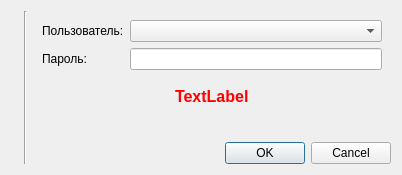
<?xml version="1.0" encoding="UTF-8"?>
<ui version="4.0">
 <class>LoginDialog</class>
 <widget class="QDialog" name="LoginDialog">
  <property name="geometry">
   <rect>
    <x>0</x>
    <y>0</y>
    <width>402</width>
    <height>175</height>
   </rect>
  </property>
  <property name="windowTitle">
   <string>Идентификация пользователя</string>
  </property>
  <layout class="QGridLayout" name="gridLayout">
   <item row="0" column="2" rowspan="4">
    <widget class="Line" name="line">
     <property name="orientation">
      <enum>Qt::Vertical</enum>
     </property>
    </widget>
   </item>
   <item row="0" column="0" rowspan="2" colspan="2">
    <widget class="QLabel" name="loginPict">
     <property name="text">
      <string/>
     </property>
     <property name="pixmap">
      <pixmap resource="resource.qrc">:/Image/Images/login.png</pixmap>
     </property>
    </widget>
   </item>
   <item row="3" column="3">
    <widget class="QDialogButtonBox" name="buttonBox">
     <property name="standardButtons">
      <set>QDialogButtonBox::Cancel|QDialogButtonBox::Ok</set>
     </property>
    </widget>
   </item>
   <item row="0" column="3">
    <widget class="QFrame" name="frame">
     <layout class="QFormLayout" name="formLayout">
      <item row="0" column="0">
       <widget class="QLabel" name="label">
        <property name="text">
         <string>Пользователь:</string>
        </property>
       </widget>
      </item>
      <item row="0" column="1">
       <widget class="QComboBox" name="comboBoxLogin">
        <property name="editable">
         <bool>false</bool>
        </property>
        <property name="currentText">
         <string/>
        </property>
       </widget>
      </item>
      <item row="1" column="0">
       <widget class="QLabel" name="label_2">
        <property name="text">
         <string>Пароль:</string>
        </property>
       </widget>
      </item>
      <item row="1" column="1">
       <widget class="QLineEdit" name="lineEditPassword">
        <property name="echoMode">
         <enum>QLineEdit::Password</enum>
        </property>
       </widget>
      </item>
     </layout>
    </widget>
   </item>
   <item row="1" column="3" alignment="Qt::AlignHCenter|Qt::AlignVCenter">
    <widget class="QLabel" name="labelInfo">
     <property name="font">
      <font>
       <pointsize>12</pointsize>
       <weight>75</weight>
       <bold>true</bold>
      </font>
     </property>
     <property name="styleSheet">
      <string notr="true">color: rgb(255, 0, 0);</string>
     </property>
     <property name="text">
      <string>TextLabel</string>
     </property>
    </widget>
   </item>
  </layout>
 </widget>
 <tabstops>
  <tabstop>comboBoxLogin</tabstop>
  <tabstop>lineEditPassword</tabstop>
 </tabstops>
 <resources>
  <include location="resource.qrc"/>
 </resources>
 <connections/>
</ui>
